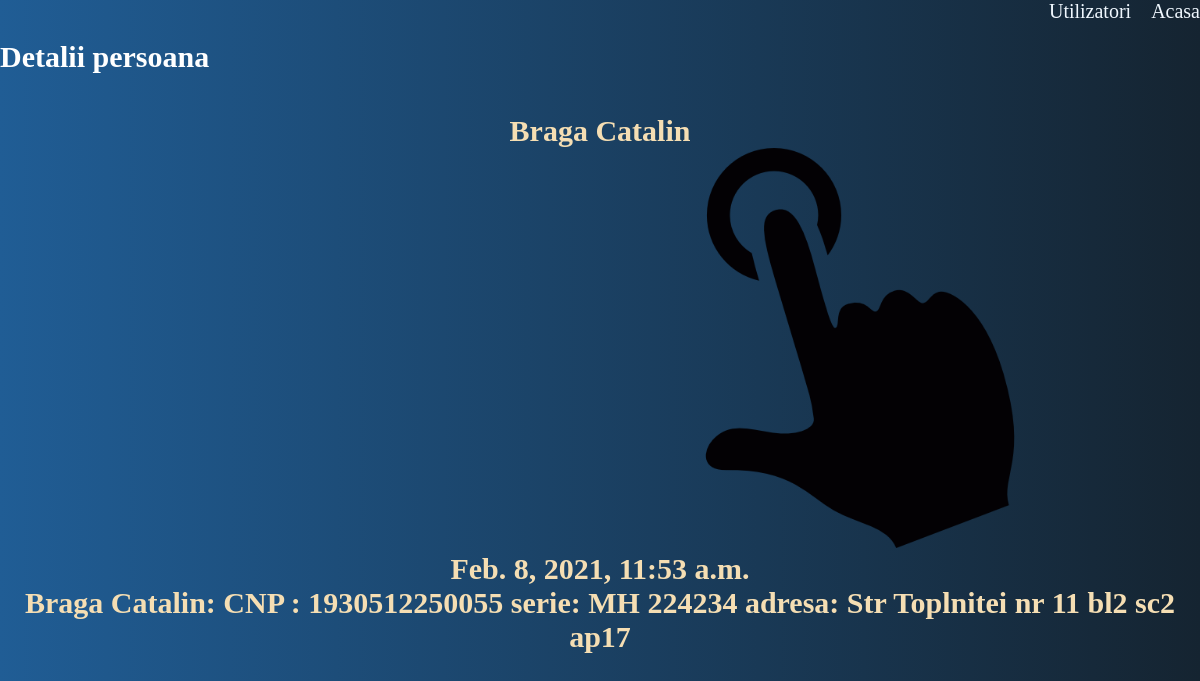
The page /utilizatori/om/4 on the database its author committed.
### utilizatori/models.py (models this page shows, shortened)
class Utilizatori(models.Model):
    autor = models.ForeignKey(User, on_delete=models.CASCADE)
    nume = models.CharField(max_length=100)
    description = models.TextField()
    cnp = models.BigIntegerField(null=True)
    img = models.ImageField(upload_to='media/pictures')
    date = models.DateTimeField(default=datetime.now(), blank=True)

### utilizatori/views.py (the view)
# urls.py: path('om/<int:pk_id>', views.om, name='om'),
def om(request, pk_id):
    om = get_object_or_404(Utilizatori, pk=pk_id)
    return render(request, 'om.html', {'om': om})

### utilizatori/templates/om.html (shortened to what this page needs)
<!DOCTYPE html>
<html lang="en">
<head>
</head>
<body>
    <header>
        <nav class="navbar">
          <h1 id="logo">Detalii persoana</h1>
          <ul class="links">
            <li><a href="{% url 'home' %}">Acasa</a></li>
            <li><a href="{% url 'utilizatori' %}">Utilizatori</a></li>
          </ul>
        </nav>
      </header>
      <h1>{{om.nume}}</h1>
      <img src="{{om.img.url}}" height="300" width="300" />
      <h4>{{om.date}}</h4>
      <h4>{{om.description}}</h4>
</body>
</html>

### utilizatori/templates/om.html (style rules this page uses)
* { margin: 0; padding: 0; box-sizing: border-box; }
.navbar { background:linear-gradient(to left , rgb(21, 36, 49) , rgb(32, 93, 149) ); }
.links li { display: inline; }
.links a { color: aliceblue; float: right; text-decoration: none; font-size: 20px; margin-left: 20px; }
#logo { float: left; color: white; font: 20px; }
body { height: 100vh; background:linear-gradient(to left , rgb(21, 36, 49) , rgb(32, 93, 149) ); }
h1 { font-size: 30px; color: wheat; text-align: center; margin-top: 40px; }
h4 { font-size: 30px; color: wheat; text-align: center; }
img { height: 400px; width: auto; margin-left: 660px; }

### rows shown on the page
Utilizatori: nume "Braga Catalin", img (picture), date "Feb. 8, 2021, 11:53 a.m.", description "Braga Catalin: CNP : 1930512250055 serie: MH 224234 adresa: Str Toplnitei nr 11 bl2 sc2 ap17"
